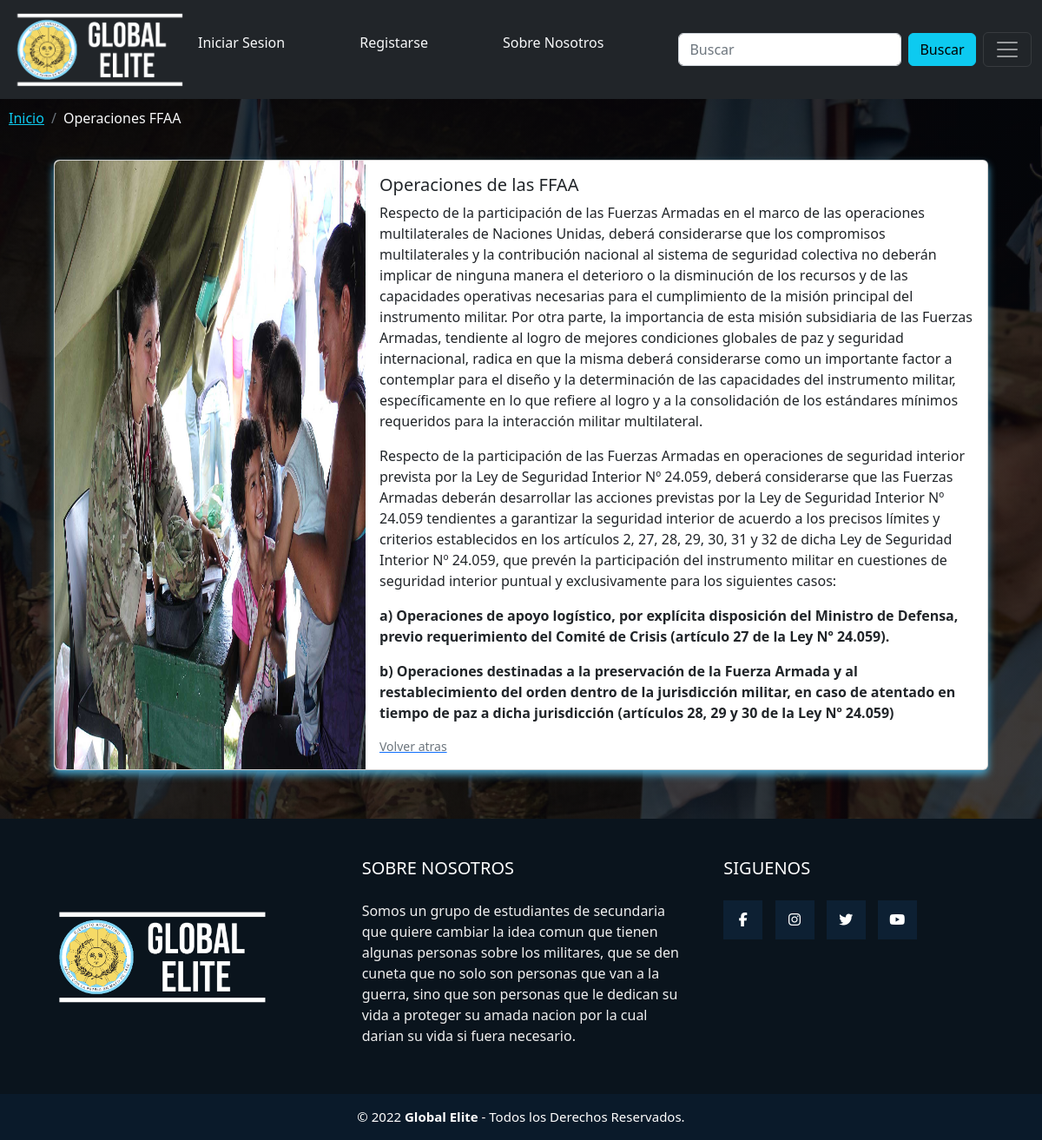
The app's page /operacionesfaa.php?id=1 with its own data.
### tables this page shows
CREATE TABLE IF NOT EXISTS `operacionedelasffaa` (
  `id` int(20) NOT NULL,
  `info` mediumtext NOT NULL,
  `participacion` mediumtext NOT NULL,
  `a` mediumtext NOT NULL,
  `b` mediumtext NOT NULL
);

### operacionesfaa.php (called while the page is built, shortened)
<?php
require_once "includes/config.php";
$sql = "SELECT * FROM operacionedelasffaa WHERE id = '".$_GET['id']."';";
$res = mysqli_query($conn, $sql);
$dou = mysqli_fetch_all($res,MYSQLI_ASSOC);
require_once "vistas/layout.php";
?>

### vistas/operacionesfaa.php (the view)
<link href="css/fondooperaciones.css" rel="stylesheet">
<nav aria-label="breadcrumb">
        <ol class="breadcrumb" style="margin-top: 10px; margin-left: 10px;">
            <li class="breadcrumb-item"><a href="index.php" class="link-info">Inicio</a></li>
            <li class="breadcrumb-item text-light" aria-current="page">Operaciones FFAA</li>
        </ol>
    </nav>
<div class="container">
    <div class="card mb-3" style="max-width: 1200px; max-height:720px;">
        <div class="row g-0">
            <div class="col-md-4">
                <img src="img/operaciones/1.jpg"  style="height: 100%;" class="img-fluid rounded-start" alt="...">
            </div>
            <div class="col-md-8">
                <div class="card-body">
                    <h5 class="card-title">Operaciones de las FFAA</h5>
                    <p class="card-text"><?php echo $dou[0]['info'] ?></p>
                    <p class="card-text"><?php echo $dou[0]['participacion'] ?></p>
                    <p class="card-text"><strong><?php echo $dou[0]['a'] ?></strong></p>
                    <p class="card-text"><strong><?php echo $dou[0]['b'] ?></strong></p>
                    <a href="index.php"><small class="text-muted">Volver atras</small></a>
                </div>
            </div>
        </div>
    </div>
</div>

### css/layout.css (style rules this page uses)
* { margin: 0; padding: 0; box-sizing: border-box; }
.container { display: flex; width: auto; }
.card { margin: 20px; overflow: hidden; cursor: default; box-shadow: 0 5px 10px rgb(73, 164, 203, 2.4); }

### css/fondooperaciones.css (style rules this page uses)
body { background: linear-gradient(rgba(5,7,12,0.75),rgba(5,7,12,0.75)),url(../img/fondos/fondooperaciones.jpg) no-repeat center top; background-size: cover; height: 100vh; background-attachment: fixed; }

### records on screen
operacionedelasffaa: info "Respecto de la participación de las Fuerzas Armadas en el marco de las operaciones multilaterales de Naciones Unidas, deberá considerarse que los compromisos multilaterales y la contribución nacional al sistema de seguridad colectiva no deberán implicar de ninguna manera el deterioro o la disminución de los recursos y de las capacidades operativas necesarias para el cumplimiento de la misión principal del instrumento militar. Por otra parte, la importancia de esta misión subsidiaria de las Fuerzas Armadas, tendiente al logro de mejores condiciones globales de paz y seguridad internacional, radica en que la misma deberá considerarse como un importante factor a contemplar para el diseño y la…", participacion "Respecto de la participación de las Fuerzas Armadas en operaciones de seguridad interior prevista por la Ley de Seguridad Interior Nº 24.059, deberá considerarse que las Fuerzas Armadas deberán desarrollar las acciones previstas por la Ley de Seguridad Interior Nº 24.059 tendientes a garantizar la seguridad interior de acuerdo a los precisos límites y criterios establecidos en los artículos 2, 27, 28, 29, 30, 31 y 32 de dicha Ley de Seguridad Interior Nº 24.059, que prevén la participación del instrumento militar en cuestiones de seguridad interior puntual y exclusivamente para los siguientes casos:", a "a) Operaciones de apoyo logístico, por explícita disposición del Ministro de Defensa, previo requerimiento del Comité de Crisis (artículo 27 de la Ley Nº 24.059).", b "b) Operaciones destinadas a la preservación de la Fuerza Armada y al restablecimiento del orden dentro de la jurisdicción militar, en caso de atentado en tiempo de paz a dicha jurisdicción (artículos 28, 29 y 30 de la Ley Nº 24.059)"
